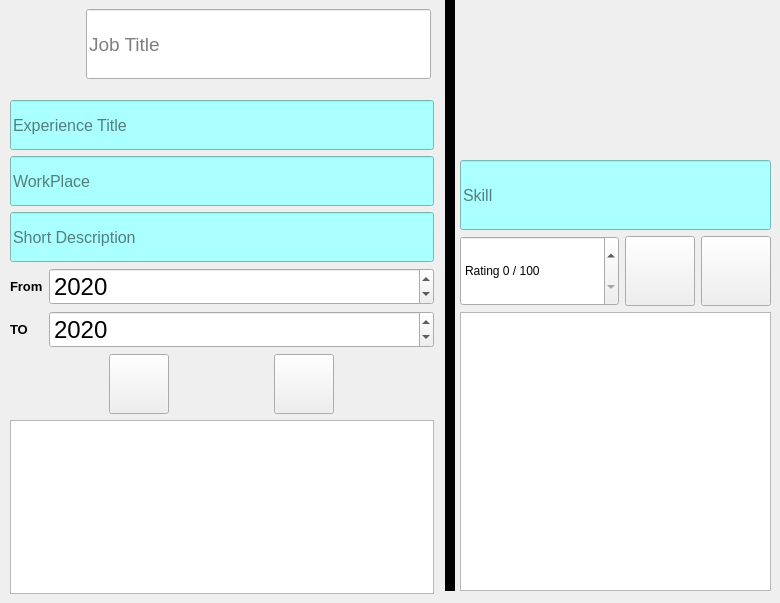
      <widget class="QWidget" name="tab">
       <attribute name="title">
        <string>Work And Skills</string>
       </attribute>
       <widget class="QWidget" name="layoutWidget_11">
        <property name="geometry">
         <rect>
          <x>10</x>
          <y>0</y>
          <width>421</width>
          <height>89</height>
         </rect>
        </property>
        <layout class="QHBoxLayout" name="horizontalLayout_15">
         <item>
          <widget class="QLabel" name="LinkedInIcon_6">
           <property name="sizePolicy">
            <sizepolicy hsizetype="Fixed" vsizetype="Fixed">
             <horstretch>0</horstretch>
             <verstretch>0</verstretch>
            </sizepolicy>
           </property>
           <property name="minimumSize">
            <size>
             <width>70</width>
             <height>20</height>
            </size>
           </property>
           <property name="maximumSize">
            <size>
             <width>70</width>
             <height>70</height>
            </size>
           </property>
           <property name="styleSheet">
            <string notr="true"/>
           </property>
           <property name="text">
            <string/>
           </property>
           <property name="pixmap">
            <pixmap resource="Infoqrc.qrc">:/icons/Job.png</pixmap>
           </property>
           <property name="scaledContents">
            <bool>true</bool>
           </property>
          </widget>
         </item>
         <item>
          <widget class="QLineEdit" name="jobTitle">
           <property name="sizePolicy">
            <sizepolicy hsizetype="Expanding" vsizetype="Fixed">
             <horstretch>0</horstretch>
             <verstretch>0</verstretch>
            </sizepolicy>
           </property>
           <property name="minimumSize">
            <size>
             <width>0</width>
             <height>70</height>
            </size>
           </property>
           <property name="font">
            <font>
             <family>Arial</family>
             <pointsize>14</pointsize>
            </font>
           </property>
           <property name="inputMask">
            <string/>
           </property>
           <property name="text">
            <string/>
           </property>
           <property name="placeholderText">
            <string>Job Title</string>
           </property>
          </widget>
         </item>
        </layout>
       </widget>
       <widget class="QWidget" name="layoutWidget_6">
        <property name="geometry">
         <rect>
          <x>460</x>
          <y>160</y>
          <width>311</width>
          <height>431</height>
         </rect>
        </property>
        <layout class="QVBoxLayout" name="verticalLayout_9">
         <item>
          <widget class="QLineEdit" name="Skill">
           <property name="sizePolicy">
            <sizepolicy hsizetype="Expanding" vsizetype="Fixed">
             <horstretch>0</horstretch>
             <verstretch>0</verstretch>
            </sizepolicy>
           </property>
           <property name="minimumSize">
            <size>
             <width>150</width>
             <height>70</height>
            </size>
           </property>
           <property name="maximumSize">
            <size>
             <width>1000000</width>
             <height>16777215</height>
            </size>
           </property>
           <property name="font">
            <font>
             <pointsize>12</pointsize>
            </font>
           </property>
           <property name="styleSheet">
            <string notr="true">background-color: rgb(170, 255, 255);</string>
           </property>
           <property name="placeholderText">
            <string>Skill</string>
           </property>
          </widget>
         </item>
         <item>
          <layout class="QHBoxLayout" name="horizontalLayout_25">
           <item>
            <widget class="QSpinBox" name="skillSpinBox">
             <property name="sizePolicy">
              <sizepolicy hsizetype="Preferred" vsizetype="Preferred">
               <horstretch>0</horstretch>
               <verstretch>0</verstretch>
              </sizepolicy>
             </property>
             <property name="minimumSize">
              <size>
               <width>0</width>
               <height>70</height>
              </size>
             </property>
             <property name="maximumSize">
              <size>
               <width>16777215</width>
               <height>70</height>
              </size>
             </property>
             <property name="suffix">
              <string> / 100</string>
             </property>
             <property name="prefix">
              <string>Rating </string>
             </property>
             <property name="maximum">
              <number>100</number>
             </property>
            </widget>
           </item>
           <item>
            <widget class="QPushButton" name="addSkill">
             <property name="maximumSize">
              <size>
               <width>70</width>
               <height>70</height>
              </size>
             </property>
             <property name="text">
              <string/>
             </property>
             <property name="icon">
              <iconset resource="Infoqrc.qrc">
               <normaloff>:/icons/Add.png</normaloff>:/icons/Add.png</iconset>
             </property>
             <property name="iconSize">
              <size>
               <width>70</width>
               <height>70</height>
              </size>
             </property>
            </widget>
           </item>
           <item>
            <widget class="QPushButton" name="removeSkill">
             <property name="sizePolicy">
              <sizepolicy hsizetype="Fixed" vsizetype="Fixed">
               <horstretch>0</horstretch>
               <verstretch>0</verstretch>
              </sizepolicy>
             </property>
             <property name="minimumSize">
              <size>
               <width>60</width>
               <height>60</height>
              </size>
             </property>
             <property name="maximumSize">
              <size>
               <width>70</width>
               <height>70</height>
              </size>
             </property>
             <property name="text">
              <string/>
             </property>
             <property name="icon">
              <iconset resource="Infoqrc.qrc">
               <normaloff>:/icons/remove.png</normaloff>:/icons/remove.png</iconset>
             </property>
             <property name="iconSize">
              <size>
               <width>50</width>
               <height>50</height>
              </size>
             </property>
            </widget>
           </item>
          </layout>
         </item>
         <item>
          <widget class="QListWidget" name="skillList">
           <property name="font">
            <font>
             <pointsize>12</pointsize>
             <weight>75</weight>
             <bold>true</bold>
            </font>
           </property>
          </widget>
         </item>
        </layout>
       </widget>
       <widget class="QWidget" name="layoutWidget">
        <property name="geometry">
         <rect>
          <x>10</x>
          <y>100</y>
          <width>424</width>
          <height>494</height>
         </rect>
        </property>
        <layout class="QVBoxLayout" name="verticalLayout_3">
         <item>
          <widget class="QLineEdit" name="exptitle">
           <property name="sizePolicy">
            <sizepolicy hsizetype="Expanding" vsizetype="Fixed">
             <horstretch>0</horstretch>
             <verstretch>0</verstretch>
            </sizepolicy>
           </property>
           <property name="minimumSize">
            <size>
             <width>150</width>
             <height>50</height>
            </size>
           </property>
           <property name="maximumSize">
            <size>
             <width>1000000</width>
             <height>16777215</height>
            </size>
           </property>
           <property name="font">
            <font>
             <pointsize>12</pointsize>
            </font>
           </property>
           <property name="styleSheet">
            <string notr="true">background-color: rgb(170, 255, 255);</string>
           </property>
           <property name="placeholderText">
            <string>Experience Title</string>
           </property>
          </widget>
         </item>
         <item>
          <widget class="QLineEdit" name="workplace">
           <property name="sizePolicy">
            <sizepolicy hsizetype="Expanding" vsizetype="Fixed">
             <horstretch>0</horstretch>
             <verstretch>0</verstretch>
            </sizepolicy>
           </property>
           <property name="minimumSize">
            <size>
             <width>150</width>
             <height>50</height>
            </size>
           </property>
           <property name="maximumSize">
            <size>
             <width>1000000</width>
             <height>16777215</height>
            </size>
           </property>
           <property name="font">
            <font>
             <pointsize>12</pointsize>
            </font>
           </property>
           <property name="styleSheet">
            <string notr="true">background-color: rgb(170, 255, 255);</string>
           </property>
           <property name="placeholderText">
            <string>WorkPlace</string>
           </property>
          </widget>
         </item>
         <item>
          <widget class="QLineEdit" name="expdesc">
           <property name="sizePolicy">
            <sizepolicy hsizetype="Expanding" vsizetype="Fixed">
             <horstretch>0</horstretch>
             <verstretch>0</verstretch>
            </sizepolicy>
           </property>
           <property name="minimumSize">
            <size>
             <width>150</width>
             <height>50</height>
            </size>
           </property>
           <property name="maximumSize">
            <size>
             <width>1000000</width>
             <height>16777215</height>
            </size>
           </property>
           <property name="font">
            <font>
             <pointsize>12</pointsize>
            </font>
           </property>
           <property name="styleSheet">
            <string notr="true">background-color: rgb(170, 255, 255);</string>
           </property>
           <property name="placeholderText">
            <string>Short Description</string>
           </property>
          </widget>
         </item>
         <item>
          <layout class="QHBoxLayout" name="horizontalLayout_8">
           <item>
            <widget class="QLabel" name="label_2">
             <property name="sizePolicy">
              <sizepolicy hsizetype="Fixed" vsizetype="Fixed">
               <horstretch>0</horstretch>
               <verstretch>0</verstretch>
              </sizepolicy>
             </property>
             <property name="maximumSize">
              <size>
               <width>50</width>
               <height>50</height>
              </size>
             </property>
             <property name="font">
              <font>
               <pointsize>10</pointsize>
               <weight>75</weight>
               <bold>true</bold>
              </font>
             </property>
             <property name="text">
              <string>From</string>
             </property>
            </widget>
           </item>
           <item>
            <widget class="QDateEdit" name="expDateFrom">
             <property name="sizePolicy">
              <sizepolicy hsizetype="Expanding" vsizetype="Expanding">
               <horstretch>0</horstretch>
               <verstretch>0</verstretch>
              </sizepolicy>
             </property>
             <property name="maximumSize">
              <size>
               <width>400</width>
               <height>50</height>
              </size>
             </property>
             <property name="font">
              <font>
               <pointsize>18</pointsize>
              </font>
             </property>
             <property name="displayFormat">
              <string>yyyy</string>
             </property>
             <property name="date">
              <date>
               <year>2020</year>
               <month>1</month>
               <day>1</day>
              </date>
             </property>
            </widget>
           </item>
          </layout>
         </item>
         <item>
          <layout class="QHBoxLayout" name="horizontalLayout_11">
           <item>
            <widget class="QLabel" name="label_3">
             <property name="sizePolicy">
              <sizepolicy hsizetype="Fixed" vsizetype="Fixed">
               <horstretch>0</horstretch>
               <verstretch>0</verstretch>
              </sizepolicy>
             </property>
             <property name="maximumSize">
              <size>
               <width>50</width>
               <height>50</height>
              </size>
             </property>
             <property name="font">
              <font>
               <pointsize>10</pointsize>
               <weight>75</weight>
               <bold>true</bold>
              </font>
             </property>
             <property name="text">
              <string>TO    </string>
             </property>
            </widget>
           </item>
           <item>
            <widget class="QDateEdit" name="expDateTo">
             <property name="sizePolicy">
              <sizepolicy hsizetype="Expanding" vsizetype="Expanding">
               <horstretch>0</horstretch>
               <verstretch>0</verstretch>
              </sizepolicy>
             </property>
             <property name="maximumSize">
              <size>
               <width>500</width>
               <height>70</height>
              </size>
             </property>
             <property name="font">
              <font>
               <pointsize>18</pointsize>
              </font>
             </property>
             <property name="displayFormat">
              <string>yyyy</string>
             </property>
             <property name="date">
              <date>
               <year>2020</year>
               <month>1</month>
               <day>1</day>
              </date>
             </property>
            </widget>
           </item>
          </layout>
         </item>
         <item>
          <layout class="QHBoxLayout" name="horizontalLayout_5">
           <item>
            <widget class="QPushButton" name="addExp">
             <property name="maximumSize">
              <size>
               <width>60</width>
               <height>60</height>
              </size>
             </property>
             <property name="text">
              <string/>
             </property>
             <property name="icon">
              <iconset resource="Infoqrc.qrc">
               <normaloff>:/icons/Add.png</normaloff>:/icons/Add.png</iconset>
             </property>
             <property name="iconSize">
              <size>
               <width>70</width>
               <height>70</height>
              </size>
             </property>
            </widget>
           </item>
           <item>
            <widget class="QPushButton" name="removeExp">
             <property name="sizePolicy">
              <sizepolicy hsizetype="Fixed" vsizetype="Fixed">
               <horstretch>0</horstretch>
               <verstretch>0</verstretch>
              </sizepolicy>
             </property>
             <property name="minimumSize">
              <size>
               <width>60</width>
               <height>60</height>
              </size>
             </property>
             <property name="maximumSize">
              <size>
               <width>60</width>
               <height>60</height>
              </size>
             </property>
             <property name="text">
              <string/>
             </property>
             <property name="icon">
              <iconset resource="Infoqrc.qrc">
               <normaloff>:/icons/remove.png</normaloff>:/icons/remove.png</iconset>
             </property>
             <property name="iconSize">
              <size>
               <width>50</width>
               <height>50</height>
              </size>
             </property>
            </widget>
           </item>
          </layout>
         </item>
         <item>
          <widget class="QListWidget" name="expList">
           <property name="font">
            <font>
             <pointsize>9</pointsize>
             <weight>75</weight>
             <bold>true</bold>
            </font>
           </property>
          </widget>
         </item>
        </layout>
       </widget>
       <widget class="QLabel" name="label_4">
        <property name="geometry">
         <rect>
          <x>460</x>
          <y>0</y>
          <width>311</width>
          <height>161</height>
         </rect>
        </property>
        <property name="text">
         <string/>
        </property>
        <property name="pixmap">
         <pixmap resource="Infoqrc.qrc">:/icons/exp.png</pixmap>
        </property>
        <property name="scaledContents">
         <bool>true</bool>
        </property>
       </widget>
       <widget class="Line" name="line">
        <property name="geometry">
         <rect>
          <x>440</x>
          <y>0</y>
          <width>20</width>
          <height>591</height>
         </rect>
        </property>
        <property name="frameShadow">
         <enum>QFrame::Plain</enum>
        </property>
        <property name="lineWidth">
         <number>10</number>
        </property>
        <property name="orientation">
         <enum>Qt::Vertical</enum>
        </property>
       </widget>
      </widget>
